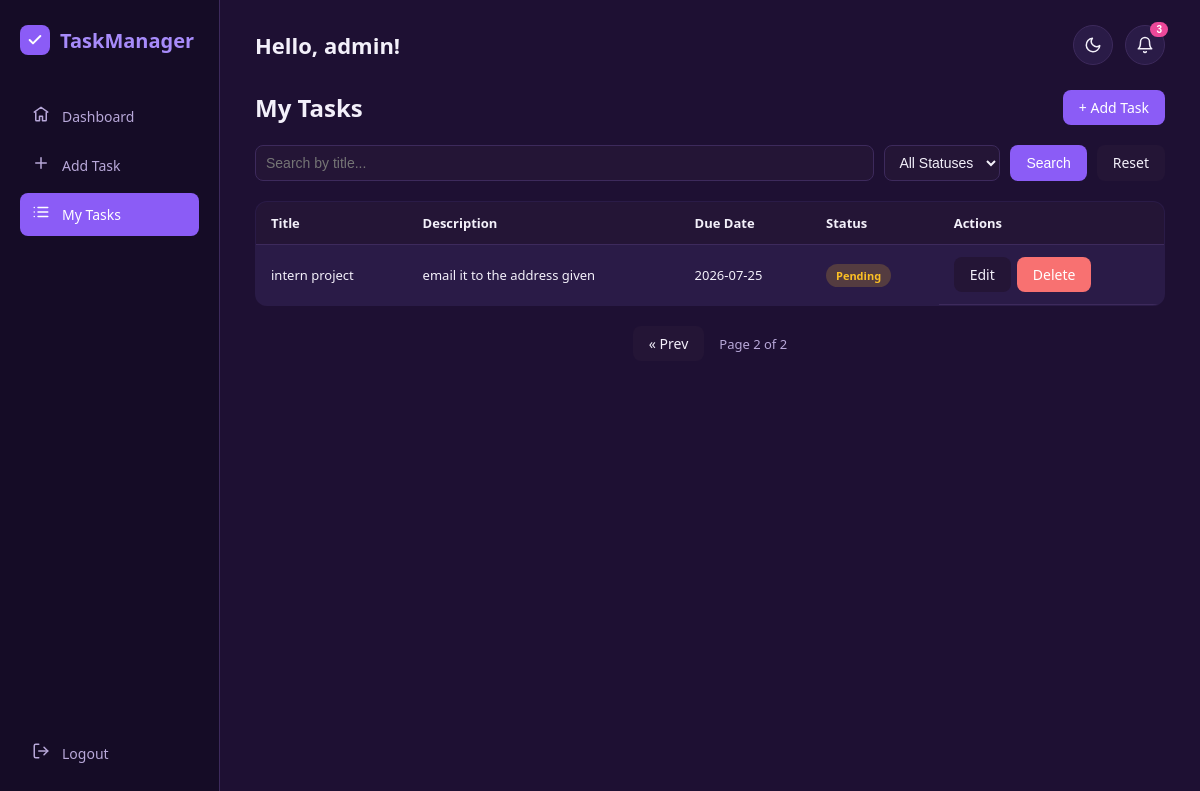
The page /my_tasks.php?page=2 (signed in) on the database its author committed.
### tables this page shows
CREATE TABLE `tasks` (
  `id` int(11) NOT NULL,
  `user_id` int(11) NOT NULL DEFAULT 1,
  `title` varchar(150) NOT NULL,
  `description` text DEFAULT NULL,
  `due_date` date DEFAULT NULL,
  `status` enum('Pending','Completed') DEFAULT 'Pending',
  `created_at` timestamp NOT NULL DEFAULT current_timestamp()
);

### my_tasks.php (the view, shortened to what this page needs)
<?php include 'includes/header.php'; ?>
<div class="page-header-row">
    <h2>My Tasks</h2>
    <a href="add_task.php" class="btn btn-primary">+ Add Task</a>
</div>
<form method="GET" action="my_tasks.php" class="search-filter-bar">
    <input type="text" name="search" placeholder="Search by title..."
           value="<?php echo htmlspecialchars($_GET['search'] ?? ''); ?>">
    <select name="status_filter">
        <option value="">All Statuses</option>
    </select>
    <button type="submit" class="btn btn-primary">Search</button>
    <a href="my_tasks.php" class="btn btn-small">Reset</a>
</form>
<?php
$where = ["user_id = :user_id"];
$params = [':user_id' => $_SESSION['user_id']];
$whereSql = "WHERE " . implode(" AND ", $where);
$limit = 5;
$page = max(1, (int)($_GET['page'] ?? 1));
$offset = ($page - 1) * $limit;
$countStmt = $conn->prepare("SELECT COUNT(*) FROM tasks $whereSql");
$countStmt->execute($params);
$totalTasks = (int)$countStmt->fetchColumn();
$totalPages = max(1, ceil($totalTasks / $limit));
$sql = "SELECT * FROM tasks $whereSql ORDER BY created_at DESC LIMIT :limit OFFSET :offset";
$stmt = $conn->prepare($sql);
foreach ($params as $key => $val) {
    $stmt->bindValue($key, $val);
}
$stmt->bindValue(':limit', $limit, PDO::PARAM_INT);
$stmt->bindValue(':offset', $offset, PDO::PARAM_INT);
$stmt->execute();
$tasks = $stmt->fetchAll(PDO::FETCH_ASSOC);
function buildPageLink($pageNum) {
    $params = $_GET;
    $params['page'] = $pageNum;
    return 'my_tasks.php?' . http_build_query($params);
}
?>
<table class="task-table">
    <thead>
        <tr>
            <th>Title</th>
            <th>Description</th>
            <th>Due Date</th>
            <th>Status</th>
            <th>Actions</th>
        </tr>
    </thead>
    <tbody>
        <?php if (count($tasks) === 0): ?>
            <tr>
                <td colspan="5" class="empty-state">No tasks found.</td>
            </tr>
        <?php else: ?>
            <?php foreach ($tasks as $task): ?>
                <tr>
                    <td><?php echo htmlspecialchars($task['title']); ?></td>
                    <td><?php echo htmlspecialchars($task['description']); ?></td>
                    <td><?php echo htmlspecialchars($task['due_date']); ?></td>
                    <td>
                        <span class="status-badge status-<?php echo strtolower($task['status']); ?>">
                            <?php echo htmlspecialchars($task['status']); ?>
                        </span>
                    </td>
                   <td class="actions">
                        <a href="edit_task.php?id=<?php echo $task['id']; ?>" class="btn btn-small">Edit</a>
                        <a href="delete_task.php?id=<?php echo $task['id']; ?>" class="btn btn-small btn-danger"
                           data-title="<?php echo htmlspecialchars($task['title']); ?>"
                           onclick="return showDeleteModal(event, this)">Delete</a>
                    </td>
                </tr>
            <?php endforeach; ?>
        <?php endif; ?>
    </tbody>
</table>
<?php if ($totalPages > 1): ?>
<div class="pagination">
    <?php if ($page > 1): ?>
        <a href="<?php echo buildPageLink($page - 1); ?>" class="btn btn-small">&laquo; Prev</a>
    <?php endif; ?>
    <span class="page-info">Page <?php echo $page; ?> of <?php echo $totalPages; ?></span>
</div>
<?php endif; ?>
<?php include 'includes/footer.php'; ?>

### assets/css/style.css (style rules this page uses)
:root { --bg-main: #1e1033; --bg-sidebar: #150c26; --bg-card: #2a1b47; --bg-input: #241536; --accent-purple: #8b5cf6; --accent-purple-light: #a78bfa; --accent-pink: #ec4899; --accent-green: #34d399; --accent-yellow: #fbbf24; --accent-red: #f87171; --text-main: #f3f0fa; --text-muted: #b8a8d9; --border-color: #3d2a5c; }
* { margin: 0; padding: 0; box-sizing: border-box; }
body { font-family: 'Segoe UI', Arial, sans-serif; background: var(--bg-main); color: var(--text-main); transition: background 0.2s ease, color 0.2s ease; }
a { text-decoration: none; color: inherit; }
.btn { padding: 8px 16px; border-radius: 8px; text-decoration: none; border: none; cursor: pointer; font-size: 14px; display: inline-block; }
.btn-primary { background: var(--accent-purple); color: white; }
.btn-small { background: var(--bg-input); color: var(--text-main); }
.btn-danger { background: var(--accent-red); color: white; }
.page-header-row { display: flex; justify-content: space-between; align-items: center; margin-bottom: 20px; }
.search-filter-bar { display: flex; gap: 10px; margin-bottom: 20px; flex-wrap: wrap; }
.search-filter-bar input, .search-filter-bar select { padding: 8px 10px; border: 1px solid var(--border-color); border-radius: 8px; font-size: 14px; background: var(--bg-input); color: var(--text-main); }
.search-filter-bar input { flex: 1; min-width: 150px; }
.task-table { width: 100%; border-collapse: collapse; background: var(--bg-card); border-radius: 12px; overflow: hidden; border: 1px solid var(--border-color); }
.task-table th, .task-table td { padding: 12px 15px; text-align: left; border-bottom: 1px solid var(--border-color); font-size: 13px; }
.task-table th { background: var(--bg-input); font-weight: 600; }
.actions { display: flex; gap: 6px; }
.status-badge { padding: 4px 10px; border-radius: 12px; font-size: 11px; font-weight: 600; }
.status-pending { background: rgba(251, 191, 36, 0.2); color: var(--accent-yellow); }
.pagination { display: flex; justify-content: center; align-items: center; gap: 15px; margin-top: 20px; }
.page-info { font-size: 13px; color: var(--text-muted); }

### rows shown on the page
tasks: title "intern project", description "email it to the address given", due_date "2026-07-25", status "Pending"

### other values the page prints
$_SESSION['username'] "admin"
$dueSoonCount "3"
$page "2"
$totalPages "2"
